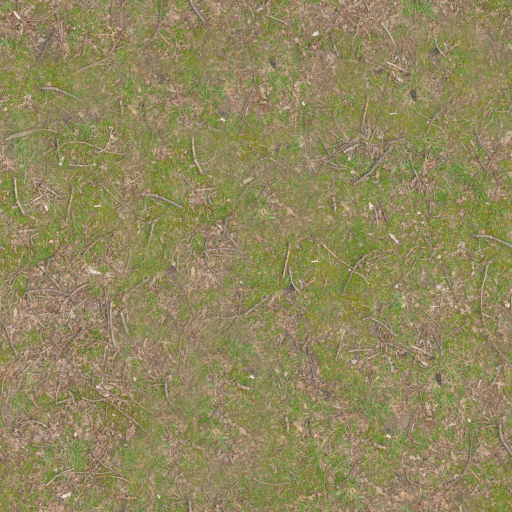
#> input picture app/src/main/assets/grass.png, 1024 x 1024 px (shown at 1/2 size)
$ python material_maps.py
#> lines starting #> are read from the running program, lines starting #| are printed output that depends on the picture
"""Generate tangent-space normal maps from forest albedo images at build time.

These are height-derived approximations (not measured PBR normals).
"""
from pathlib import Path
import argparse
import numpy as np
from PIL import Image, ImageFilter

DEFAULT_ASSETS = Path(__file__).resolve().parents[1] / "app/src/main/assets"

def generate(assets: Path, size: int = 512):
#> called with size = 512
    for material in ("grass","soil","moss","bark"):
        source = assets / (material + ".png")
        img = Image.open(source).convert("RGB").resize((size,size), Image.Resampling.LANCZOS)
        gray = img.convert("L").filter(ImageFilter.GaussianBlur(.8))
        height = np.asarray(gray, dtype=np.float32) / 255.
        scale = 5.0 if material == "bark" else 3.2
        dx = (np.roll(height,-1,axis=1)-np.roll(height,1,axis=1))*scale
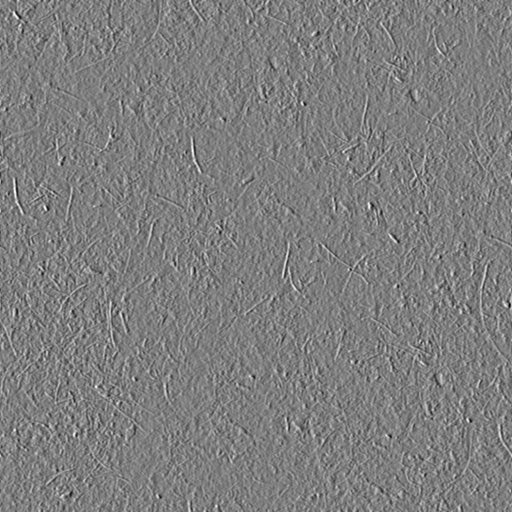
#> dx: shape (512, 512) float32; min -0.904, max 0.916, mean -1.66e-11; drawn with min black and max white
        dy = (np.roll(height,-1,axis=0)-np.roll(height,1,axis=0))*scale
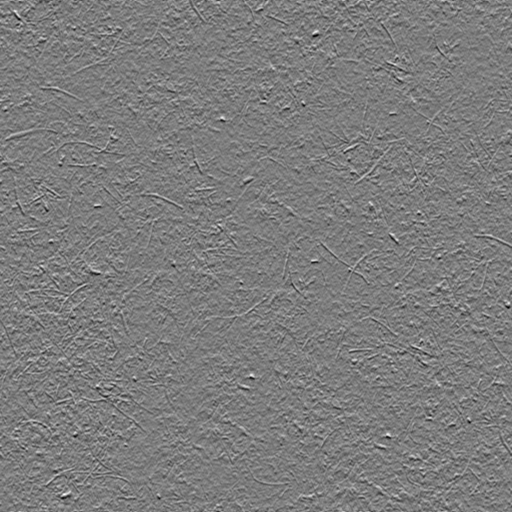
#> dy: shape (512, 512) float32; min -0.941, max 0.979, mean -8.73e-11; drawn with min black and max white
        nx,ny,nz = -dx,-dy,np.ones_like(height)
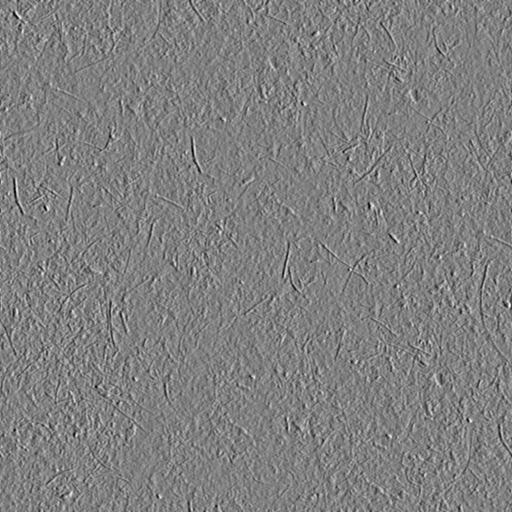
#> nx: shape (512, 512) float32; min -0.916, max 0.904, mean 1.66e-11; drawn with min black and max white
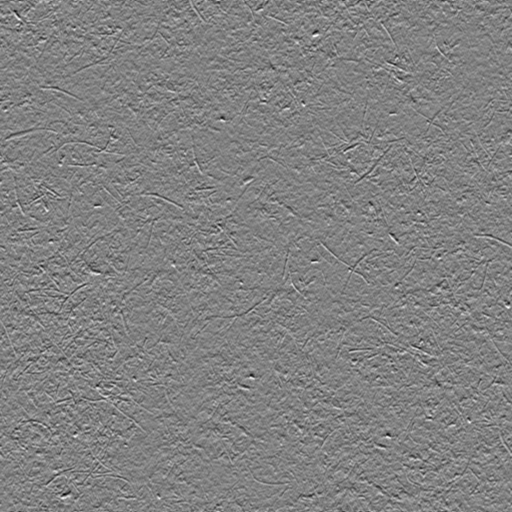
#> ny: shape (512, 512) float32; min -0.979, max 0.941, mean 8.73e-11; drawn with min black and max white
#> nz: shape (512, 512) float32; every value is 1
        length = np.sqrt(nx*nx+ny*ny+nz*nz)
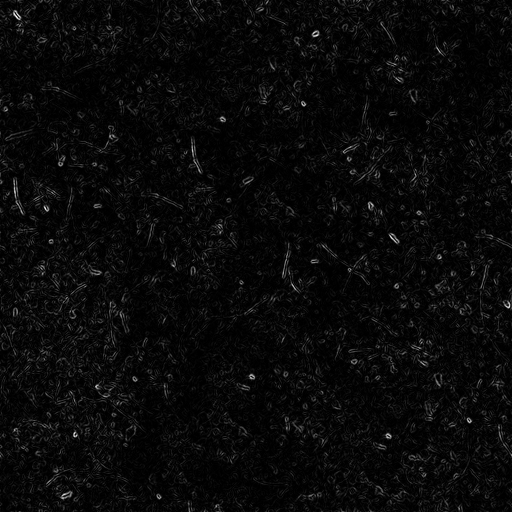
#> length: shape (512, 512) float32; min 1, max 1.47, mean 1.02; drawn with min black and max white
        normals = np.stack((nx/length,ny/length,nz/length),axis=-1)
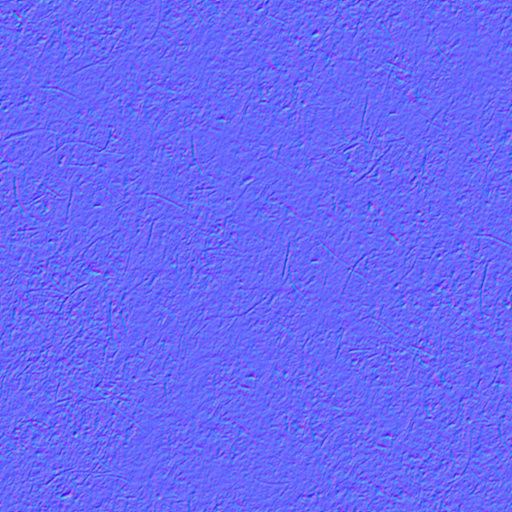
#> normals: shape (512, 512, 3) float32; mean of channels 0, 1, 2 0.000198, 4.23e-06, 0.983; drawn with min black and max white
        result = np.uint8(np.clip(np.rint((normals*.5+.5)*255),0,255))
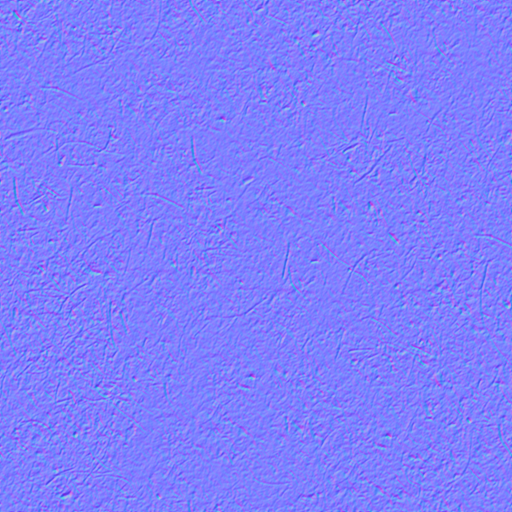
#> result: shape (512, 512, 3); mean of channels 0, 1, 2 127.5, 127.5, 252.9; drawn as R, G, B
        Image.fromarray(result,"RGB").save(assets/(material+"_normal.png"),optimize=True)
        print("Generated",material+"_normal.png")
#> pass 2 of the loop in generate, `for material in ("grass","soil","moss","bark"):`:
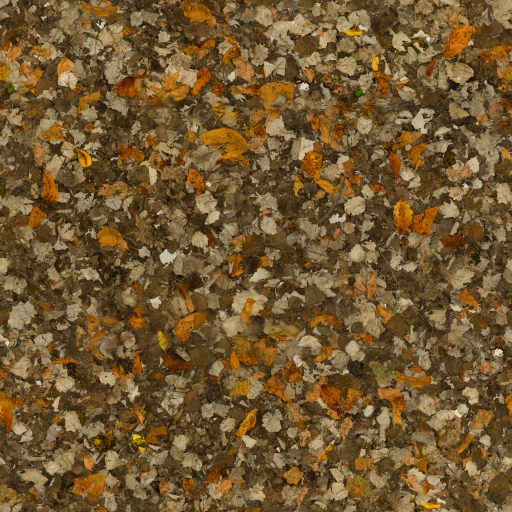
#> input picture app/src/main/assets/soil.png, 1024 x 1024 px (shown at 1/2 size)
#> in generate, `length = np.sqrt(nx*nx+ny*ny+nz*nz)`:
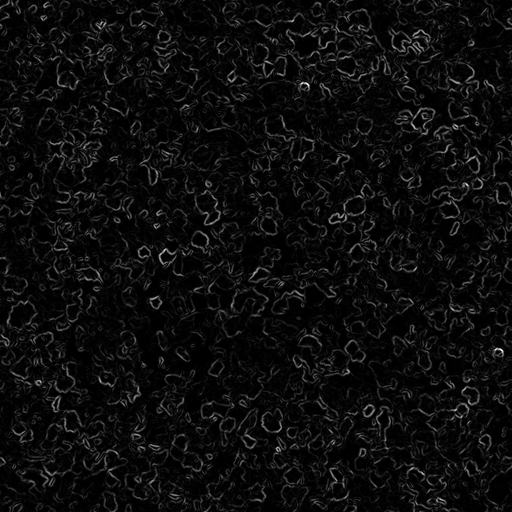
#> length: shape (512, 512) float32; min 1, max 2.08, mean 1.05; drawn with min black and max white
#> in generate, `normals = np.stack((nx/length,ny/length,nz/length),axis=-1)`:
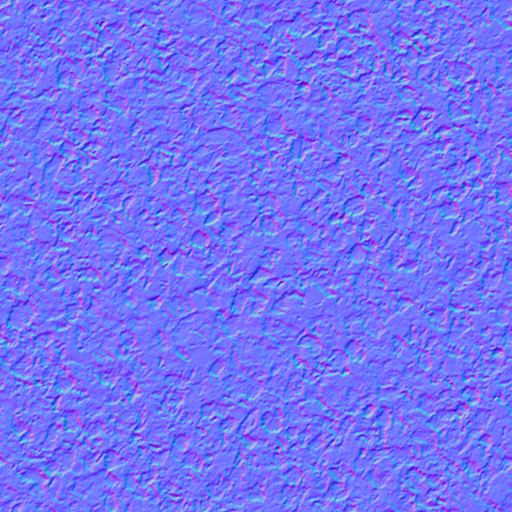
#> normals: shape (512, 512, 3) float32; mean of channels 0, 1, 2 -0.000163, -0.000217, 0.953; drawn with min black and max white
#> pass 3 of the loop in generate, `for material in ("grass","soil","moss","bark"):`:
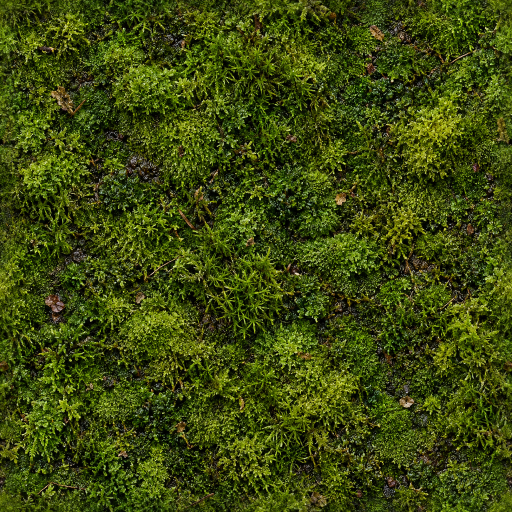
#> input picture app/src/main/assets/moss.png, 1024 x 1024 px (shown at 1/2 size)
#> in generate, `length = np.sqrt(nx*nx+ny*ny+nz*nz)`:
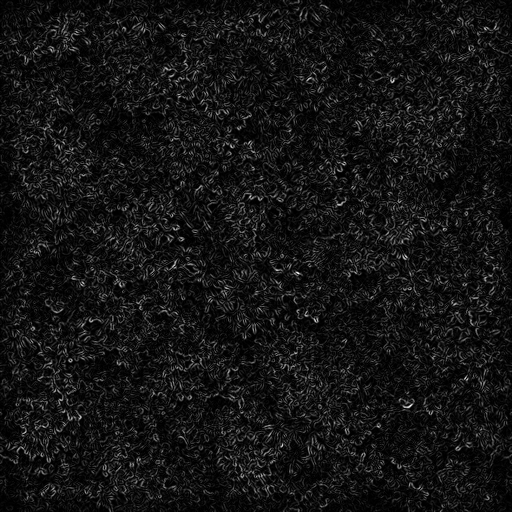
#> length: shape (512, 512) float32; min 1, max 2.11, mean 1.09; drawn with min black and max white
#> in generate, `normals = np.stack((nx/length,ny/length,nz/length),axis=-1)`:
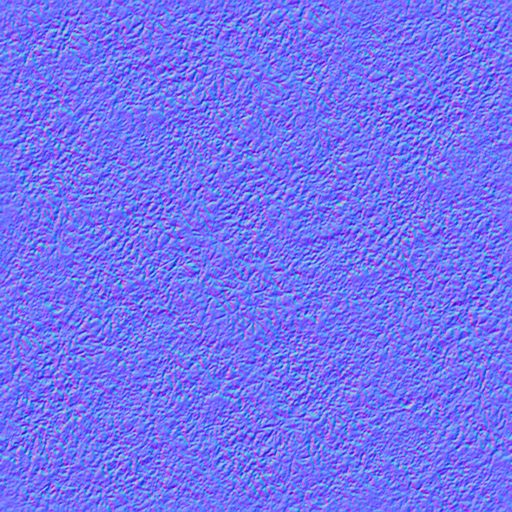
#> normals: shape (512, 512, 3) float32; mean of channels 0, 1, 2 6.19e-05, -0.00106, 0.924; drawn with min black and max white
#> the loop made 4 passes; the first 3 are shown

if __name__ == "__main__":
    parser=argparse.ArgumentParser()
    parser.add_argument("--assets",type=Path,default=DEFAULT_ASSETS)
    parser.add_argument("--size",type=int,default=512)
    args=parser.parse_args()
    generate(args.assets,args.size)
